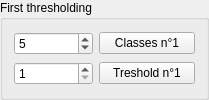
         <widget class="QGroupBox" name="groupBox">
          <property name="title">
           <string>First thresholding</string>
          </property>
          <layout class="QVBoxLayout" name="verticalLayout_7">
           <item>
            <layout class="QHBoxLayout" name="horizontalLayout">
             <item>
              <widget class="QSpinBox" name="ClassBox">
               <property name="sizePolicy">
                <sizepolicy hsizetype="Preferred" vsizetype="Minimum">
                 <horstretch>0</horstretch>
                 <verstretch>0</verstretch>
                </sizepolicy>
               </property>
               <property name="minimumSize">
                <size>
                 <width>79</width>
                 <height>0</height>
                </size>
               </property>
               <property name="maximumSize">
                <size>
                 <width>117</width>
                 <height>16777215</height>
                </size>
               </property>
               <property name="toolTip">
                <string>&lt;html&gt;&lt;head/&gt;&lt;body&gt;&lt;p&gt;&lt;span style=&quot; font-size:11pt;&quot;&gt;Choose a number of classes to perform Otsu segmentation.&lt;/span&gt;&lt;/p&gt;&lt;/body&gt;&lt;/html&gt;</string>
               </property>
               <property name="minimum">
                <number>2</number>
               </property>
               <property name="maximum">
                <number>6</number>
               </property>
               <property name="value">
                <number>5</number>
               </property>
              </widget>
             </item>
             <item>
              <widget class="QPushButton" name="ComputeClass_bttn">
               <property name="sizePolicy">
                <sizepolicy hsizetype="Preferred" vsizetype="Fixed">
                 <horstretch>0</horstretch>
                 <verstretch>0</verstretch>
                </sizepolicy>
               </property>
               <property name="minimumSize">
                <size>
                 <width>96</width>
                 <height>0</height>
                </size>
               </property>
               <property name="maximumSize">
                <size>
                 <width>16777215</width>
                 <height>16777215</height>
                </size>
               </property>
               <property name="toolTip">
                <string>&lt;html&gt;&lt;head/&gt;&lt;body&gt;&lt;p&gt;&lt;span style=&quot; font-size:11pt;&quot;&gt;Run the Otsu computation given the number of classes.&lt;/span&gt;&lt;/p&gt;&lt;/body&gt;&lt;/html&gt;</string>
               </property>
               <property name="text">
                <string>Classes n°1</string>
               </property>
               <property name="icon">
                <iconset>
                 <normaloff>../Traitement_stack/icons/filter_icon.png</normaloff>../Traitement_stack/icons/filter_icon.png</iconset>
               </property>
              </widget>
             </item>
            </layout>
           </item>
           <item>
            <layout class="QHBoxLayout" name="horizontalLayout_2">
             <item>
              <widget class="QSpinBox" name="ThresholdBox">
               <property name="sizePolicy">
                <sizepolicy hsizetype="Preferred" vsizetype="Minimum">
                 <horstretch>0</horstretch>
                 <verstretch>0</verstretch>
                </sizepolicy>
               </property>
               <property name="minimumSize">
                <size>
                 <width>79</width>
                 <height>0</height>
                </size>
               </property>
               <property name="maximumSize">
                <size>
                 <width>117</width>
                 <height>16777215</height>
                </size>
               </property>
               <property name="toolTip">
                <string>&lt;html&gt;&lt;head/&gt;&lt;body&gt;&lt;p&gt;&lt;span style=&quot; font-size:11pt;&quot;&gt;Choose the classes that must be kept in the binary thresholding (current value included).&lt;/span&gt;&lt;/p&gt;&lt;/body&gt;&lt;/html&gt;</string>
               </property>
               <property name="minimum">
                <number>1</number>
               </property>
               <property name="maximum">
                <number>6</number>
               </property>
               <property name="value">
                <number>1</number>
               </property>
              </widget>
             </item>
             <item>
              <widget class="QPushButton" name="Threshold_bttn">
               <property name="sizePolicy">
                <sizepolicy hsizetype="Preferred" vsizetype="Fixed">
                 <horstretch>0</horstretch>
                 <verstretch>0</verstretch>
                </sizepolicy>
               </property>
               <property name="minimumSize">
                <size>
                 <width>96</width>
                 <height>0</height>
                </size>
               </property>
               <property name="maximumSize">
                <size>
                 <width>16777215</width>
                 <height>16777215</height>
                </size>
               </property>
               <property name="toolTip">
                <string>&lt;html&gt;&lt;head/&gt;&lt;body&gt;&lt;p&gt;&lt;span style=&quot; font-size:11pt;&quot;&gt;Perform the thresholding to obtain a binary image.&lt;/span&gt;&lt;/p&gt;&lt;/body&gt;&lt;/html&gt;</string>
               </property>
               <property name="text">
                <string>Treshold n°1</string>
               </property>
               <property name="icon">
                <iconset>
                 <normaloff>../Traitement_stack/icons/filter_icon.png</normaloff>../Traitement_stack/icons/filter_icon.png</iconset>
               </property>
              </widget>
             </item>
            </layout>
           </item>
          </layout>
         </widget>
